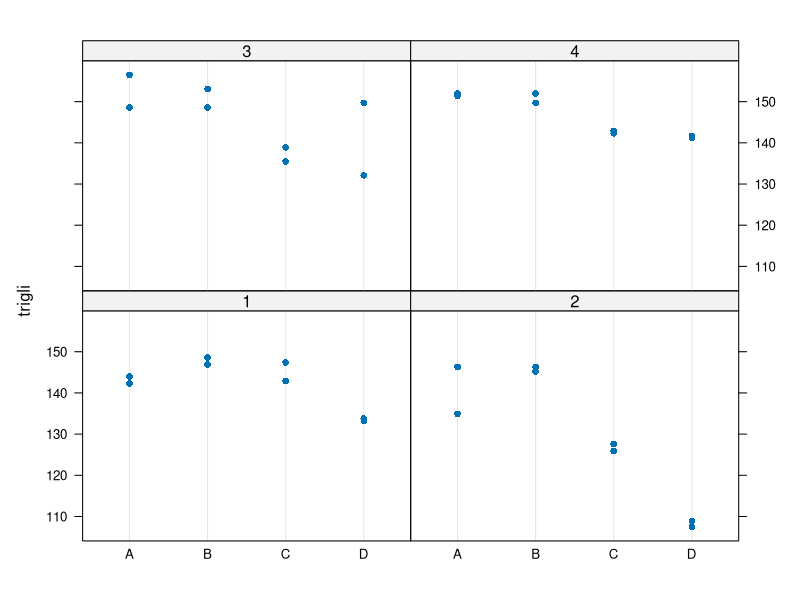
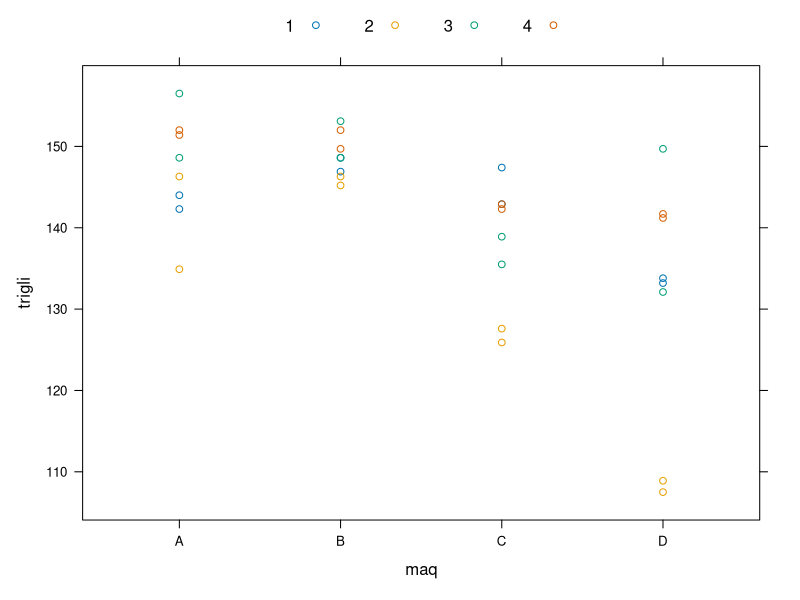
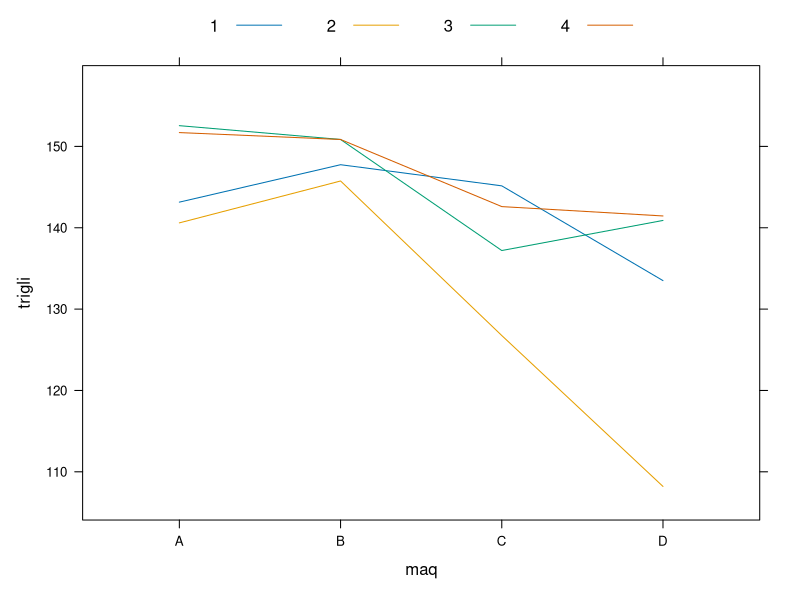

The R script that drew these images, in order: (Note: this script raises an error after producing the figures.)
## ---- chunk 1
trigli=c(142.3, 144.0, 148.6, 146.9, 142.9, 147.4, 133.8,
133.2, 134.9, 146.3, 145.2, 146.3, 125.9, 127.6,
108.9, 107.5, 148.6, 156.5, 148.6, 153.1, 135.5,
138.9, 132.1, 149.7, 152.0, 151.4, 149.7, 152.0,
142.9, 142.3, 141.7, 141.2)
dia=factor(rep(1:4,each=8))
maq=factor(rep(c("A","B","C","D"),4,each=2))
base=data.frame(trigli,dia,maq)
## ---- chunk 2
str(base)
## ---- chunk 3
library(lattice)
dotplot(trigli~maq|dia,data = base)
## ---- chunk 4
xyplot(trigli~maq,group=dia,data = base,auto.key=list(columns=4))
## ---- chunk 5
xyplot(trigli~maq,group=dia,type="a",data = base,auto.key=list(columns=4))
## ---- chunk 6
library(lme4)
mod1=lmer(trigli~1+maq+(1|dia)+(1|dia:maq),data = base)
## ---- chunk 7
summary(mod1)
## ---- chunk 8
maq.dia=34.72
dia=44.69
err=17.90
total=maq.dia+dia+err

h=cbind(maq.dia,dia,err)
h/total*100
## ---- chunk 9
confint(profile(mod1))
## ---- chunk 10
mod2=lmer(trigli~(1|maq)+(1|dia)+(1|dia:maq),data = base)
summary(mod2)
## ---- chunk 11
#mod1
maq.dia=34.72
dia=44.69
maq=NA
err=17.90
total=maq.dia+dia+err

h1=rbind(maq.dia,dia,maq,err)
#mod2
maq.dia=34.72
dia=44.69
maq=57.72
err=17.90
total=maq.dia+dia+maq+err

h2=rbind(maq.dia,dia,maq,err)

#comparacion
h=cbind(h1,h2)
colnames(h)=c("mod1","mod2")
h
h/
## ---- chunk 12
#con interaccion
mod1=lmer(trigli~maq+(1|dia)+(1|dia:maq),data = base)
dev1=deviance(mod1,REML=FALSE)
summary(mod1)
coef1=7 #1 intercepto y 3 efectos de maquinas 3 componentes aleatorios 
## ---- chunk 13
#sin interaccion
mod2=lmer(trigli~maq+(1|dia),data = base)
summary(mod2)
dev2=deviance(mod2,REML=FALSE)
coef2=6 #1 intercepto , 3 maquinas y 2 componentes aleatorios
## ---- chunk 14
LTR=dev2-dev1
gl=coef1-coef2
#valor p
pchisq(q=LTR,df=gl,lower.tail = F,log.p = F)
